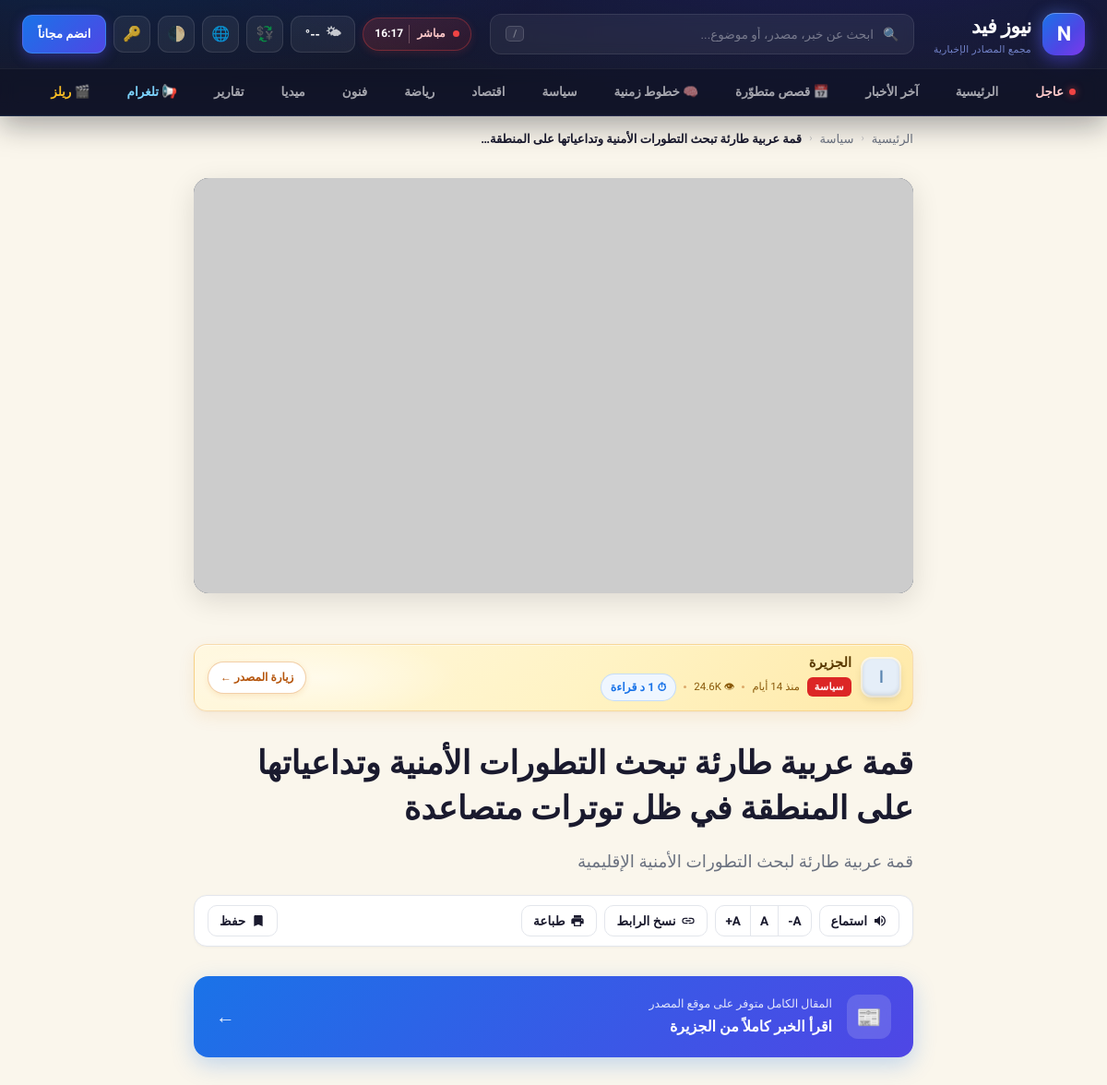
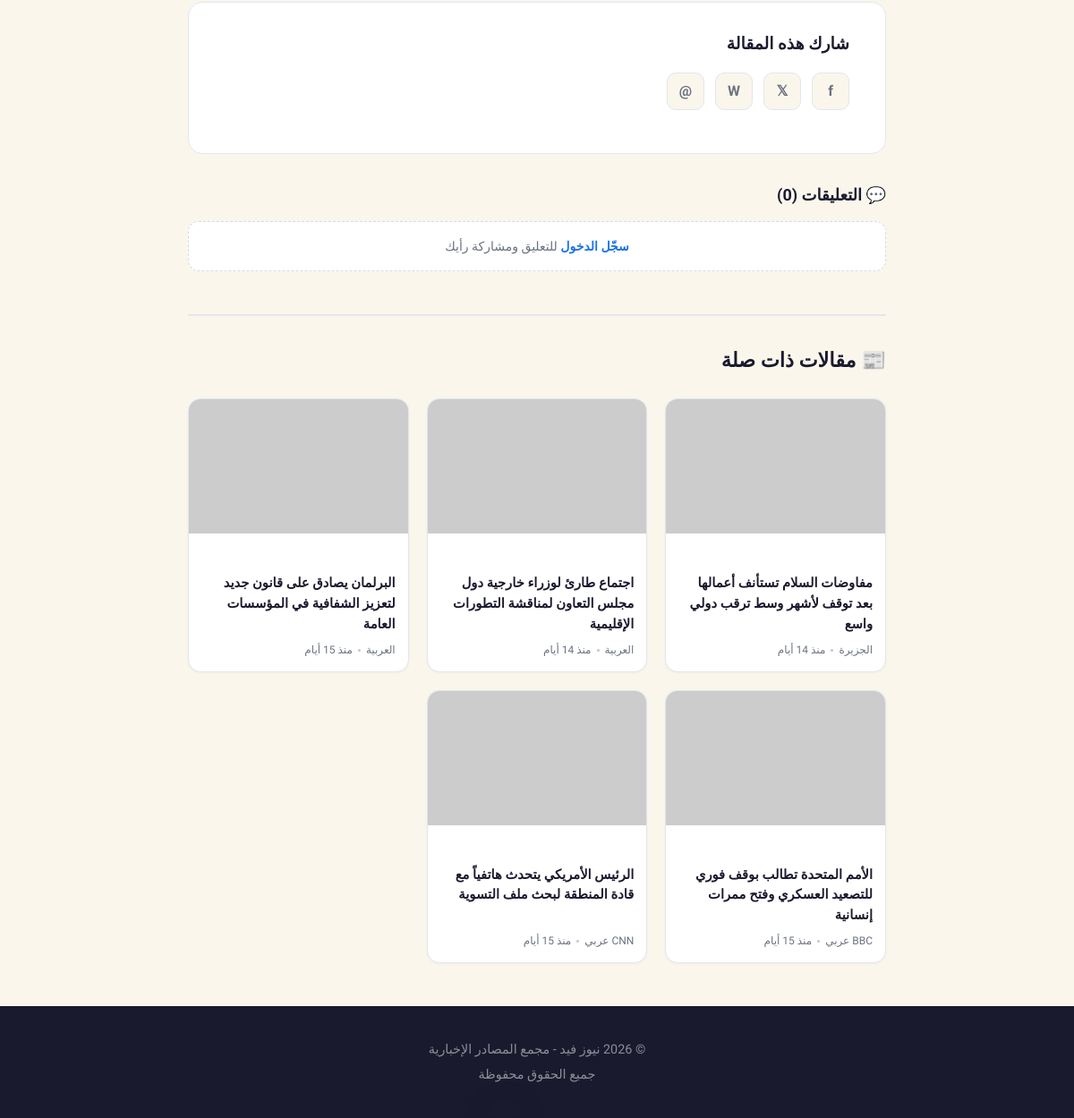
The app's page /article/1 with its own data (2 pictures, top to bottom).
### tables this page shows
CREATE TABLE IF NOT EXISTS `articles` (
  `id` int(11) NOT NULL AUTO_INCREMENT,
  `title` varchar(500) NOT NULL,
  `slug` varchar(500) NOT NULL,
  `excerpt` text DEFAULT NULL,
  `content` longtext DEFAULT NULL,
  `image_url` varchar(500) DEFAULT NULL,
  `source_url` varchar(1000) DEFAULT NULL,
  `category_id` int(11) DEFAULT NULL,
  `source_id` int(11) DEFAULT NULL,
  `is_featured` tinyint(1) DEFAULT 0,
  `is_breaking` tinyint(1) DEFAULT 0,
  `is_hero` tinyint(1) DEFAULT 0,
  `view_count` int(11) DEFAULT 0,
  `comments` int(11) DEFAULT 0,
  `status` enum('published','draft','archived') DEFAULT 'published',
  `published_at` timestamp DEFAULT CURRENT_TIMESTAMP,
  `created_at` timestamp DEFAULT CURRENT_TIMESTAMP,
  `updated_at` timestamp DEFAULT CURRENT_TIMESTAMP ON UPDATE CURRENT_TIMESTAMP,
  PRIMARY KEY (`id`),
  KEY `category_id` (`category_id`),
  KEY `source_id` (`source_id`),
  KEY `status` (`status`),
  KEY `is_breaking` (`is_breaking`),
  KEY `is_featured` (`is_featured`),
  KEY `published_at` (`published_at`),
  CONSTRAINT `fk_article_category` FOREIGN KEY (`category_id`) REFERENCES `categories` (`id`) ON DELETE SET NULL,
  CONSTRAINT `fk_article_source` FOREIGN KEY (`source_id`) REFERENCES `sources` (`id`) ON DELETE SET NULL
);

CREATE TABLE IF NOT EXISTS `categories` (
  `id` int(11) NOT NULL AUTO_INCREMENT,
  `name` varchar(100) NOT NULL,
  `slug` varchar(100) NOT NULL,
  `icon` varchar(10) DEFAULT NULL,
  `css_class` varchar(50) DEFAULT NULL,
  `sort_order` int(11) DEFAULT 0,
  `is_active` tinyint(1) DEFAULT 1,
  `created_at` timestamp DEFAULT CURRENT_TIMESTAMP,
  PRIMARY KEY (`id`),
  UNIQUE KEY `slug` (`slug`)
);

CREATE TABLE IF NOT EXISTS `sources` (
  `id` int(11) NOT NULL AUTO_INCREMENT,
  `name` varchar(200) NOT NULL,
  `slug` varchar(200) NOT NULL,
  `logo_letter` varchar(5) DEFAULT NULL,
  `logo_color` varchar(20) DEFAULT '#5a85b0',
  `logo_bg` varchar(20) DEFAULT '#e5eef8',
  `url` varchar(500) DEFAULT NULL,
  `rss_url` varchar(500) DEFAULT NULL,
  `is_active` tinyint(1) DEFAULT 1,
  `articles_today` int(11) DEFAULT 0,
  `created_at` timestamp DEFAULT CURRENT_TIMESTAMP,
  PRIMARY KEY (`id`),
  UNIQUE KEY `slug` (`slug`)
);

### article.php (the view, shortened to what the rows shown need)
<?php
require_once __DIR__ . '/includes/functions.php';
require_once __DIR__ . '/includes/user_auth.php';
require_once __DIR__ . '/includes/user_functions.php';
$articleId = isset($_GET['id']) ? (int)$_GET['id'] : 0;
$article = getArticleById($articleId);
$viewer = current_user();
$viewerId = $viewer ? (int)$viewer['id'] : 0;
$isSaved = $viewerId && in_array($articleId, user_bookmark_ids_for($viewerId, [$articleId]), true);
$comments = article_comments($articleId, $viewerId ?: null);
$commentsCount = count($comments);
$pageTheme = current_theme();
$relatedArticles = [];
$seenIds = [$articleId => true];
$relatedLimit = 6;
$db = getDB();
if (!empty($article['cat_slug']) && count($relatedArticles) < $relatedLimit) {
    try {
        $excludeIds = implode(',', array_map('intval', array_keys($seenIds)));
        $need = $relatedLimit - count($relatedArticles);
        $stmt = $db->prepare("SELECT a.id, a.title, a.slug, a.image_url, a.excerpt, a.published_at,
                              c.name as cat_name, c.slug as cat_slug, c.css_class,
                              s.name as source_name
                              FROM articles a
                              LEFT JOIN categories c ON a.category_id = c.id
                              LEFT JOIN sources s ON a.source_id = s.id
                              WHERE c.slug = ? AND a.id NOT IN ({$excludeIds}) AND a.status = 'published'
                              ORDER BY a.published_at DESC LIMIT {$need}");
        $stmt->execute([$article['cat_slug']]);
        foreach ($stmt->fetchAll() as $r) {
            $relatedArticles[] = $r;
        }
    } catch (Throwable $e) {}
}
?>
<!DOCTYPE html>
<html lang="ar" dir="rtl" data-theme="<?php echo e($pageTheme); ?>">
<head>
    <style><?php readfile(__DIR__ . '/assets/css/site-header.min.css'); ?></style>
    <link rel="stylesheet" href="assets/css/user.min.css?v=m2" media="print" onload="this.media='all'">
</head>
<body>
    <?php
    include __DIR__ . '/includes/components/site_header.php';
    ?>
    <?php
        $wordCount = str_word_count(strip_tags(($article['content'] ?? '') . ' ' . ($article['ai_summary'] ?? '')));
        if ($wordCount < 50) $wordCount = mb_strlen(strip_tags($article['content'] ?? '')) / 6;
        $readMinutes = max(1, (int)ceil($wordCount / 180));
        $readMoreUrl = '';
        if (!empty($article['source_url']))       { $readMoreUrl = $article['source_url']; }
        elseif (!empty($article['source_website'])) { $readMoreUrl = $article['source_website']; }
    ?>
    <main class="container">
        <nav class="breadcrumb" aria-label="شريط التنقل">
            <a href="/">الرئيسية</a>
            <span class="sep">‹</span>
            <?php if (!empty($article['cat_name']) && !empty($article['cat_slug'])): ?>
                <a href="/category/<?php echo e($article['cat_slug']); ?>"><?php echo e($article['cat_name']); ?></a>
                <span class="sep">‹</span>
            <?php endif; ?>
            <span class="current"><?php echo e(mb_substr($article['title'], 0, 60)); ?><?php echo mb_strlen($article['title']) > 60 ? '…' : ''; ?></span>
        </nav>
        <?php if ($article['source_name']):
            $sourceProfileUrl = !empty($article['source_id']) ? sourceUrl((int)$article['source_id']) : '';
        ?>
            <div class="source-top">
                <?php if ($sourceProfileUrl): ?>
                    <a class="source-top-logo-link" href="<?php echo e($sourceProfileUrl); ?>" title="<?php echo e('بروفايل ' . $article['source_name']); ?>">
                <?php endif; ?>
                    <div class="source-logo" style="background: <?php echo e($article['logo_bg'] ?: '#3b82f6'); ?>; color: <?php echo e($article['logo_color'] ?: 'white'); ?>;">
                        <?php echo e(strtoupper(mb_substr($article['source_name'], 0, 1))); ?>
                    </div>
                <?php if ($sourceProfileUrl): ?>
                    </a>
                <?php endif; ?>
                <div class="source-top-info">
                    <?php if ($sourceProfileUrl): ?>
                        <h3><a class="source-top-name" href="<?php echo e($sourceProfileUrl); ?>"><?php echo e($article['source_name']); ?></a></h3>
                    <?php else: ?>
                        <h3><?php echo e($article['source_name']); ?></h3>
                    <?php endif; ?>
                    <div class="source-top-meta">
                        <?php if ($article['cat_name']): ?>
                            <span class="category-badge <?php echo e($article['css_class'] ?? ''); ?>"><?php echo e($article['cat_name']); ?></span>
                        <?php endif; ?>
                        <span><?php echo timeAgo($article['published_at']); ?></span>
                        <span class="dot"></span>
                        <span>👁 <?php echo formatViews($article['view_count']); ?></span>
                        <span class="dot"></span>
                        <span class="read-time-badge">⏱ <?php echo (int)$readMinutes; ?> د قراءة</span>
                    </div>
                </div>
                <?php if ($readMoreUrl): ?>
                    <a class="source-top-visit" href="<?php echo e($readMoreUrl); ?>" target="_blank" rel="noopener noreferrer">
                        زيارة المصدر &larr;
                    </a>
                <?php endif; ?>
            </div>
        <?php endif; ?>
        <article class="article-header">
            <h1 id="articleTitle"><?php echo e($article['title']); ?></h1>
            <?php if (!empty($article['excerpt'])): ?>
                <p class="article-excerpt"><?php echo e($article['excerpt']); ?></p>
            <?php endif; ?>
            <div class="article-toolbar" role="toolbar" aria-label="أدوات المقالة">
                <button type="button" class="tool-btn" id="ttsToggle" title="استمع إلى المقالة">
                </button>
                <div class="tool-group" title="حجم الخط">
                </div>
                <button type="button" class="tool-btn" id="copyLinkBtn" title="نسخ الرابط">
                </button>
                <button type="button" class="tool-btn" onclick="window.print()" title="طباعة">
                </button>
                <button type="button" class="tool-btn article-save-btn <?php echo $isSaved ? 'active' : ''; ?>" data-save-id="<?php echo (int)$articleId; ?>" onclick="NF.toggleSave(this)">
                </button>
            </div>
        </article>
        <?php if (!empty($readMoreUrl)): ?>
            <a class="source-cta" href="<?php echo e($readMoreUrl); ?>" target="_blank" rel="noopener noreferrer">
                <div class="source-cta-icon">📰</div>
                <div class="source-cta-text">
                    <div class="source-cta-label">المقال الكامل متوفر على موقع المصدر</div>
                    <div class="source-cta-title">اقرأ الخبر كاملاً من <?php echo e($article['source_name'] ?? 'المصدر'); ?></div>
                </div>
                <div class="source-cta-arrow">&larr;</div>
            </a>
        <?php endif; ?>
        <section class="comments-wrap">
          <h2>💬 التعليقات (<?php echo (int)$commentsCount; ?>)</h2>
        </section>
        <?php if (!empty($relatedArticles)): ?>
            <section class="related-section">
                <h2>📰 مقالات ذات صلة</h2>
                <div class="related-grid">
                    <?php foreach ($relatedArticles as $related): ?>
                        <a href="<?php echo articleUrl($related); ?>" class="rel-card">
                            <?php if (!empty($related['image_url'])): ?>
                                <img src="<?php echo e($related['image_url']); ?>" alt="" class="rel-card-img" loading="lazy" decoding="async">
                            <?php endif; ?>
                            <div class="rel-card-body">
                                <?php if (!empty($related['cat_name'])): ?>
                                    <span class="rel-card-cat <?php echo e($related['css_class'] ?? ''); ?>"><?php echo e($related['cat_name']); ?></span>
                                <?php endif; ?>
                                <h3 class="rel-card-title"><?php echo e($related['title']); ?></h3>
                                <div class="rel-card-meta">
                                    <span><?php echo e($related['source_name'] ?? ''); ?></span>
                                    <span class="dot"></span>
                                    <span><?php echo timeAgo($related['published_at']); ?></span>
                                </div>
                            </div>
                        </a>
                    <?php endforeach; ?>
                </div>
            </section>
        <?php endif; ?>
    </main>
</body>
</html>

### records on screen
articles: category.name "سياسة", title "قمة عربية طارئة تبحث التطورات الأمنية وتداعياتها على المنطقة", source.name "ا", source.name "الجزيرة", published_at "منذ 14 أيام", view_count "24.6K", title "قمة عربية طارئة تبحث التطورات الأمنية وتداعياتها على المنطقة في ظل توترات متصاعدة", excerpt "قمة عربية طارئة لبحث التطورات الأمنية الإقليمية"
articles: title "مفاوضات السلام تستأنف أعمالها بعد توقف لأشهر وسط ترقب دولي واسع", source.name "الجزيرة", published_at "منذ 14 أيام"
articles: title "اجتماع طارئ لوزراء خارجية دول مجلس التعاون لمناقشة التطورات الإقليمية", source.name "العربية", published_at "منذ 14 أيام"
articles: title "البرلمان يصادق على قانون جديد لتعزيز الشفافية في المؤسسات العامة", source.name "العربية", published_at "منذ 15 أيام"
articles: title "الأمم المتحدة تطالب بوقف فوري للتصعيد العسكري وفتح ممرات إنسانية", source.name "BBC عربي", published_at "منذ 15 أيام"
articles: title "الرئيس الأمريكي يتحدث هاتفياً مع قادة المنطقة لبحث ملف التسوية", source.name "CNN عربي", published_at "منذ 15 أيام"

### other values on screen
getSetting('site_name', SITE_NAME) "نيوز فيد"
getSetting('site_tagline', SITE_TAGLINE) "مجمع المصادر الإخبارية"
$commentsCount "0"
SITE_NAME "نيوز فيد"
SITE_TAGLINE "مجمع المصادر الإخبارية"
